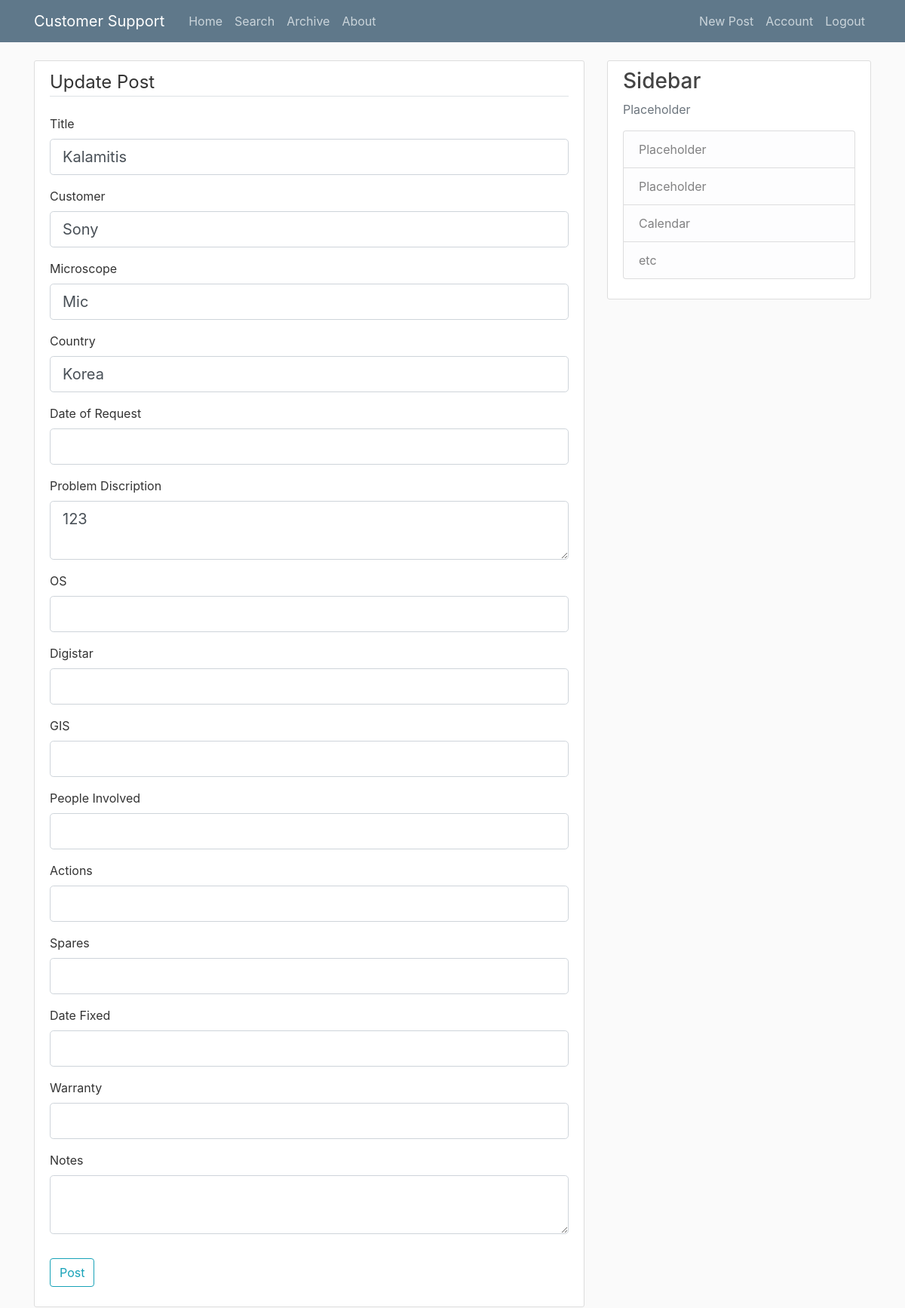
Screenshot of /post/1/update (signed in) with the database file from the repository.
### project/models.py (models this page shows, shortened)
class Post(db.Model):
    id = db.Column(db.Integer, primary_key=True)
    title = db.Column(db.String(100), nullable=False)
    date_posted = db.Column(db.DateTime, nullable=False, default=datetime.utcnow)
    customer = db.Column(db.Text, nullable=False)
    microscope = db.Column(db.Text, nullable=False)
    country = db.Column(db.Text, nullable=False)
    date_req = db.Column(db.Text, nullable=False)
    problem_disc = db.Column(db.Text, nullable=False)
    os = db.Column(db.Text, nullable=False)
    digistar = db.Column(db.Text, nullable=False)
    gis = db.Column(db.Text, nullable=False)
    people_inv = db.Column(db.Text, nullable=False)
    actions = db.Column(db.Text, nullable=False)
    spares = db.Column(db.Text, nullable=False)
    date_fix = db.Column(db.Text, nullable=False)
    warranty = db.Column(db.Text, nullable=False)
    notes = db.Column(db.Text, nullable=False)
    user_id = db.Column(db.Integer, db.ForeignKey('user.id'), nullable=False)

### project/routes.py (the view)
@app.route("/post/<int:post_id>/update", methods=['GET', 'POST'])
@login_required
def update_post(post_id):
    post = Post.query.get_or_404(post_id)
    if post.author != current_user:
        abort(403)
    form = PostForm()
    if form.validate_on_submit():
        post.title = form.title.data
        post.customer = form.customer.data
        post.microscope = form.microscope.data
        post.country = form.country.data
        post.date_req = form.date_req.data
        post.problem_disc = form.problem_disc.data
        post.os = form.os.data
        post.digistar = form.digistar.data
        post.gis = form.gis.data
        post.people_inv = form.people_inv.data
        post.actions = form.actions.data
        post.spares = form.spares.data
        post.date_fix =form.date_fix.data
        post.warranty = form.warranty.data
        post.notes = form.notes.data
        db.session.commit()
        flash('Post updated', 'success')
        return redirect(url_for('post', post_id=post.id))
    elif request.method == 'GET':
        form.title.data = post.title
        form.customer.data = post.customer
        form.country.data = post.country
        form.microscope.data = post.microscope
        form.date_req.data = post.date_req
        form.problem_disc.data = post.problem_disc
        form.os.data = post.os
        form.digistar.data = post.digistar
        form.gis.data = post.gis
        form.people_inv.data = post.people_inv
        form.actions.data = post.actions
        form.spares.data = post.spares
        form.date_fix.data = post.date_fix
        form.warranty.data = post.warranty
        form.notes.data = post.notes
    return render_template('create_post.html', title='Update Post',
                           form=form, legend='Update Post')

### project/forms.py
class PostForm(FlaskForm):
    title = StringField('Title', validators=[DataRequired()])
    customer = StringField('Customer', validators=[DataRequired()])
    microscope = StringField('Microscope', validators=[DataRequired()])
    country = StringField('Country', validators=[DataRequired()])
    date_req = StringField('Date of Request')
    problem_disc = TextAreaField('Problem Discription', validators=[DataRequired()])
    os = StringField('OS')
    digistar = StringField('Digistar')
    gis = StringField('GIS')
    people_inv = StringField('People Involved')
    actions = StringField('Actions')
    spares = StringField('Spares')
    date_fix = StringField('Date Fixed')
    warranty = StringField('Warranty')
    notes = TextAreaField('Notes')
    submit = SubmitField('Post')

### project/models.py (called while the page is built)
@login_manager.user_loader
def load_user(user_id):
    return User.query.get(int(user_id))

### project/templates/create_post.html (shortened to what this page needs)
{% extends "layout.html" %}
{% block content %}
<div class="content-section">
    <form method="POST" action="">
        <fieldset class="form-group">
            <legend class="border-bottom mb-4">{{ legend }}</legend>
            <div class="form-group">
                {{ form.title.label(class="form-control-label") }}
                {% if form.title.errors %}
                    {{ form.title(class="form-control form-control-lg is-invalid") }}
                    <div class="invalid-feedback">
                        {% for error in form.title.errors %}
                            <span>{{ error }}</span>
                        {% endfor %}
                    </div>
                {% else %}
                    {{ form.title(class="form-control form-control-lg") }}
                {% endif %}
            </div>
            <div class="form-group">
                {{ form.customer.label(class="form-control-label") }}
                {% if form.customer.errors %}
                    {{ form.customer(class="form-control form-control-lg is-invalid") }}
                    <div class="invalid-feedback">
                        {% for error in form.customer.errors %}
                            <span>{{ error }}</span>
                        {% endfor %}
                    </div>
                {% else %}
                    {{ form.customer(class="form-control form-control-lg") }}
                {% endif %}
            </div>
            <div class="form-group">
                {{ form.microscope.label(class="form-control-label") }}
                {% if form.microscope.errors %}
                    {{ form.microscope(class="form-control form-control-lg is-invalid") }}
                    <div class="invalid-feedback">
                        {% for error in form.microscope.errors %}
                            <span>{{ error }}</span>
                        {% endfor %}
                    </div>
                {% else %}
                    {{ form.microscope(class="form-control form-control-lg") }}
                {% endif %}
            </div>
            <div class="form-group">
                {{ form.country.label(class="form-control-label") }}
                {% if form.country.errors %}
                    {{ form.country(class="form-control form-control-lg is-invalid") }}
                    <div class="invalid-feedback">
                        {% for error in form.country.errors %}
                            <span>{{ error }}</span>
                        {% endfor %}
                    </div>
                {% else %}
                    {{ form.country(class="form-control form-control-lg") }}
                {% endif %}
            </div>
            <div class="form-group">
                {{ form.date_req.label(class="form-control-label") }}
                {% if form.date_req.errors %}
                    {{ form.date_req(class="form-control form-control-lg is-invalid") }}
                    <div class="invalid-feedback">
                        {% for error in form.date_req.errors %}
                            <span>{{ error }}</span>
                        {% endfor %}
                    </div>
                {% else %}
                    {{ form.date_req(class="form-control form-control-lg") }}
                {% endif %}
            </div>
            <div class="form-group">
                {{ form.problem_disc.label(class="form-control-label") }}
                {% if form.problem_disc.errors %}
                    {{ form.problem_disc(class="form-control form-control-lg is-invalid") }}
                    <div class="invalid-feedback">
                        {% for error in form.problem_disc.errors %}
                            <span>{{ error }}</span>
                        {% endfor %}
                    </div>
                {% else %}
                    {{ form.problem_disc(class="form-control form-control-lg") }}
                {% endif %}
            </div>
            <div class="form-group">
                {{ form.os.label(class="form-control-label") }}
                {% if form.os.errors %}
                    {{ form.os(class="form-control form-control-lg is-invalid") }}
                    <div class="invalid-feedback">
                        {% for error in form.os.errors %}
                            <span>{{ error }}</span>
                        {% endfor %}
                    </div>
                {% else %}
                    {{ form.os(class="form-control form-control-lg") }}
                {% endif %}
            </div>
            <div class="form-group">
                {{ form.digistar.label(class="form-control-label") }}
                {% if form.digistar.errors %}
                    {{ form.digistar(class="form-control form-control-lg is-invalid") }}
                    <div class="invalid-feedback">
                        {% for error in form.digistar.errors %}
                            <span>{{ error }}</span>
                        {% endfor %}
                    </div>
                {% else %}
                    {{ form.digistar(class="form-control form-control-lg") }}
                {% endif %}
            </div>
            <div class="form-group">
                {{ form.gis.label(class="form-control-label") }}
                {% if form.gis.errors %}
                    {{ form.gis(class="form-control form-control-lg is-invalid") }}
                    <div class="invalid-feedback">
                        {% for error in form.gis.errors %}
                            <span>{{ error }}</span>
                        {% endfor %}
                    </div>
                {% else %}
                    {{ form.gis(class="form-control form-control-lg") }}
                {% endif %}
            </div>
            <div class="form-group">
                {{ form.people_inv.label(class="form-control-label") }}
                {% if form.people_inv.errors %}
                    {{ form.people_inv(class="form-control form-control-lg is-invalid") }}
                    <div class="invalid-feedback">
                        {% for error in form.people_inv.errors %}
                            <span>{{ error }}</span>
                        {% endfor %}
                    </div>
                {% else %}
                    {{ form.people_inv(class="form-control form-control-lg") }}
                {% endif %}
            </div>
            <div class="form-group">
                {{ form.actions.label(class="form-control-label") }}
                {% if form.actions.errors %}
                    {{ form.actions(class="form-control form-control-lg is-invalid") }}
                    <div class="invalid-feedback">
                        {% for error in form.actions.errors %}
                            <span>{{ error }}</span>
                        {% endfor %}
                    </div>
                {% else %}
                    {{ form.actions(class="form-control form-control-lg") }}
                {% endif %}
            </div>
            <div class="form-group">
                {{ form.spares.label(class="form-control-label") }}
                {% if form.spares.errors %}
                    {{ form.spares(class="form-control form-control-lg is-invalid") }}
                    <div class="invalid-feedback">
                        {% for error in form.spares.errors %}
                            <span>{{ error }}</span>
                        {% endfor %}
                    </div>
                {% else %}
                    {{ form.spares(class="form-control form-control-lg") }}
                {% endif %}
            </div>
            <div class="form-group">
                {{ form.date_fix.label(class="form-control-label") }}
                {% if form.date_fix.errors %}
                    {{ form.date_fix(class="form-control form-control-lg is-invalid") }}
                    <div class="invalid-feedback">
                        {% for error in form.date_fix.errors %}
                            <span>{{ error }}</span>
                        {% endfor %}
                    </div>
                {% else %}
                    {{ form.date_fix(class="form-control form-control-lg") }}
                {% endif %}
            </div>
            <div class="form-group">
                {{ form.warranty.label(class="form-control-label") }}
                {% if form.warranty.errors %}
                    {{ form.warranty(class="form-control form-control-lg is-invalid") }}
                    <div class="invalid-feedback">
                        {% for error in form.warranty.errors %}
                            <span>{{ error }}</span>
                        {% endfor %}
                    </div>
                {% else %}
                    {{ form.warranty(class="form-control form-control-lg") }}
                {% endif %}
            </div>
            <div class="form-group">
                {{ form.notes.label(class="form-control-label") }}
                {% if form.notes.errors %}
                    {{ form.notes(class="form-control form-control-lg is-invalid") }}
                    <div class="invalid-feedback">
                        {% for error in form.notes.errors %}
                            <span>{{ error }}</span>
                        {% endfor %}
                    </div>
                {% else %}
                    {{ form.notes(class="form-control form-control-lg") }}
                {% endif %}
            </div>
        </fieldset>
        <div class="form-group">
            {{ form.submit(class="btn btn-outline-info") }}
        </div>
    </form>
</div>
{% endblock content %}

### project/static/main.css (style rules this page uses)
body { background: #fafafa; color: #333333; margin-top: 5rem; }
.content-section { background: #ffffff; padding: 10px 20px; border: 1px solid #dddddd; border-radius: 3px; margin-bottom: 20px; }

### rows the page displays
Post: title "Kalamitis", customer "Sony", microscope "Mic", country "Korea", problem_disc "123"

### other values shown
{{ legend }} "Update Post"
